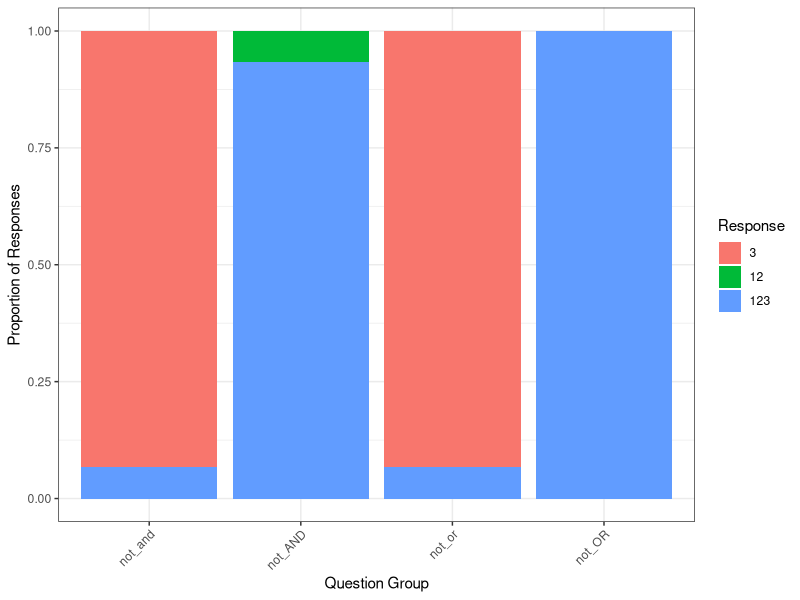
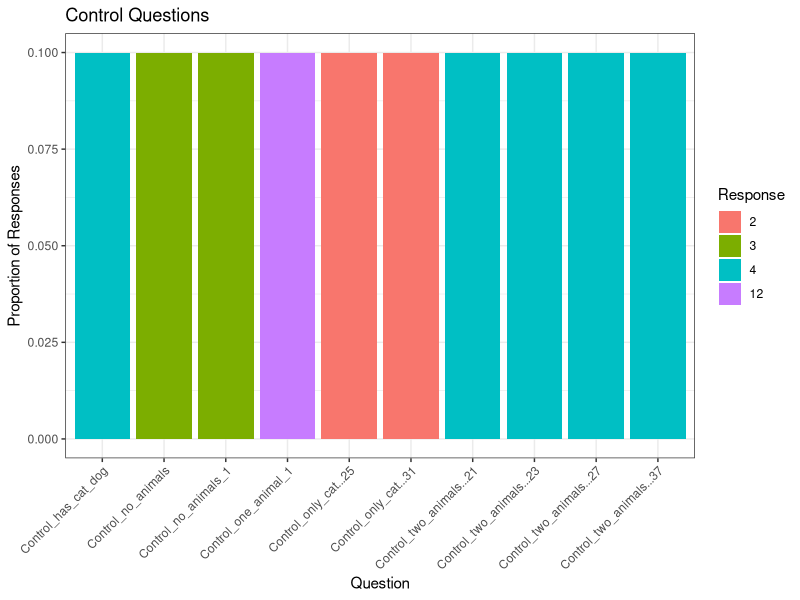

Source code (R) for these figures, in order:
## ---- chunk 1
library(tidyverse)
library(ggplot2)
library(dplyr)
library(tidyr)
library(stringr)

## ---- chunk 2
tidy_data <- read_csv("tidydata_toy.csv")
## ---- chunk 3
#extracting the data without the "control" suffix

not_control_data <- tidy_data %>%
    filter(!grepl("^Control", question))

not_control_data <- not_control_data %>%
  separate(question, into = c("not", "conjunction", "animals", "stress_number"), 
           sep = "_", fill = "right")
not_control_data <- not_control_data %>%
  mutate(not_conjunction = paste(not, conjunction, sep = "_"))
not_control_data <- not_control_data %>%
  select(-not, -conjunction)

#write_csv(not_control_data, "not_control_data_separated.csv"

#create question groups

not_control_data <- not_control_data %>%
  mutate(group_combined = case_when(
    not_conjunction == "not_or" & stress_number %in% c(1, 2, 3) ~ "NOT_or",
    not_conjunction == "not_or" & stress_number %in% c(101, 102, 103) ~ "not_OR",
    not_conjunction == "not_and" & stress_number %in% c(1, 2, 3) ~ "NOT_and",
    not_conjunction == "not_and" & stress_number %in% c(101, 102, 103) ~ "not_AND",
    TRUE ~ not_conjunction 
  ))
# Calculate proportions
data_summary <- not_control_data %>%
  group_by(group_combined, response) %>%
  summarize(count = n()) %>%
  mutate(proportion = count / sum(count))

# Create the stacked bar plot
ggplot(data_summary, aes(x = group_combined, 
                        y = proportion, 
                        fill = as.factor(response))) + 
  geom_bar(stat = "identity") +
  labs(x = "Question Group", 
       y = "Proportion of Responses", 
       fill = "Response") +
  theme_bw() +
  theme(axis.text.x = element_text(angle = 45, hjust = 1))


## ---- chunk 4
control_data <- tidy_data %>%
    filter(grepl("^Control", question))
control_plot <- control_data %>%
    group_by(question, response) %>%
    summarize(count = n(), .groups = "drop") %>%
    mutate(proportion = count / sum(count)) %>%
    ggplot(aes(x = question, y = proportion, fill = as.factor(response))) +
    geom_bar(stat = "identity", position = "dodge") +
    labs(title = "Control Questions",
         x = "Question",
         y = "Proportion of Responses",
         fill = "Response") +
    theme_bw() +
    theme(axis.text.x = element_text(angle = 45, hjust = 1))

print(control_plot)
